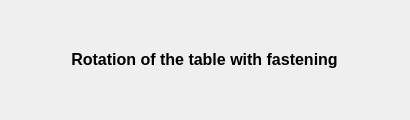
<?xml version="1.0" encoding="UTF-8"?>
<ui version="4.0">
 <class>Form</class>
 <widget class="QWidget" name="Form">
  <property name="geometry">
   <rect>
    <x>0</x>
    <y>0</y>
    <width>410</width>
    <height>120</height>
   </rect>
  </property>
  <property name="windowTitle">
   <string>Process in progress...</string>
  </property>
  <widget class="QWidget" name="verticalLayoutWidget">
   <property name="geometry">
    <rect>
     <x>40</x>
     <y>20</y>
     <width>331</width>
     <height>81</height>
    </rect>
   </property>
   <layout class="QVBoxLayout" name="verticalLayout"/>
  </widget>
  <widget class="QLabel" name="label">
   <property name="geometry">
    <rect>
     <x>50</x>
     <y>20</y>
     <width>309</width>
     <height>79</height>
    </rect>
   </property>
   <property name="font">
    <font>
     <pointsize>12</pointsize>
     <weight>75</weight>
     <bold>true</bold>
    </font>
   </property>
   <property name="text">
    <string>Rotation of the table with fastening</string>
   </property>
   <property name="alignment">
    <set>Qt::AlignCenter</set>
   </property>
   <property name="wordWrap">
    <bool>true</bool>
   </property>
  </widget>
 </widget>
 <resources/>
 <connections/>
</ui>
